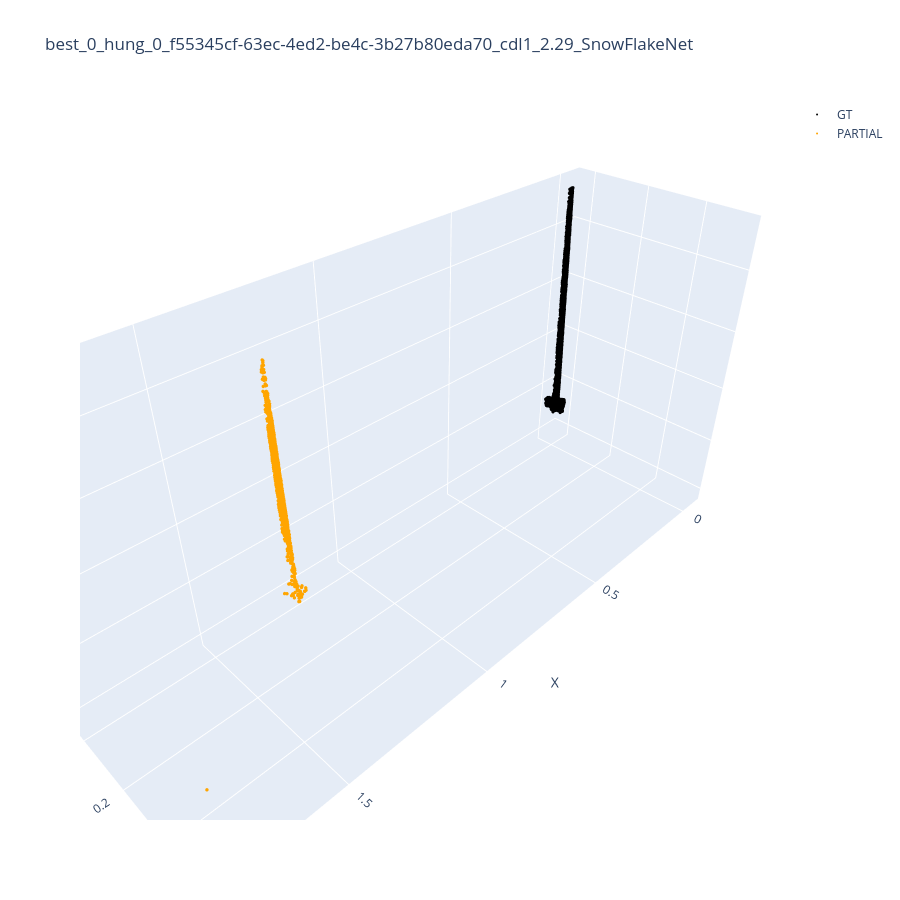
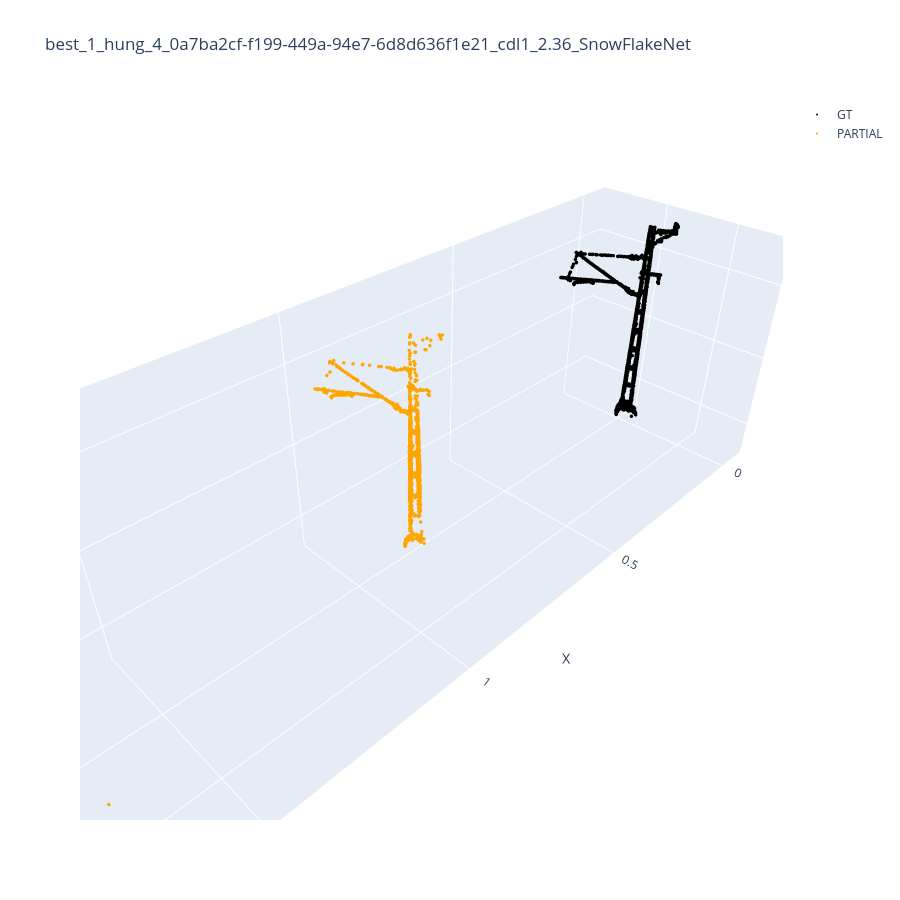
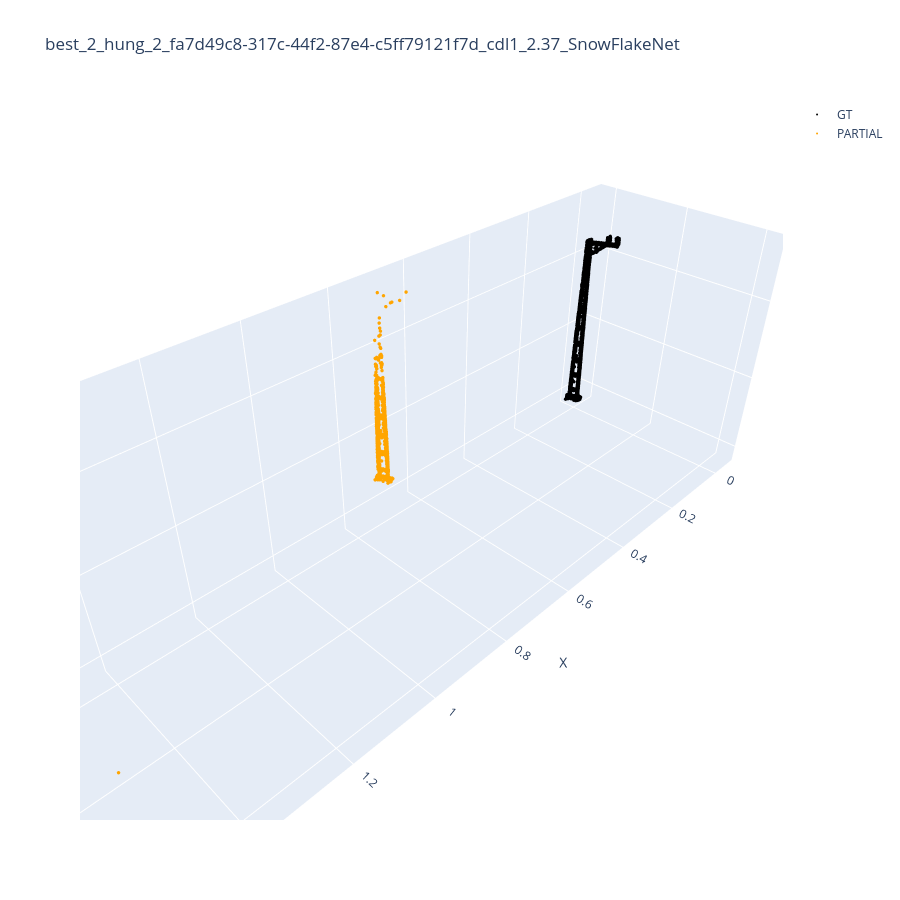
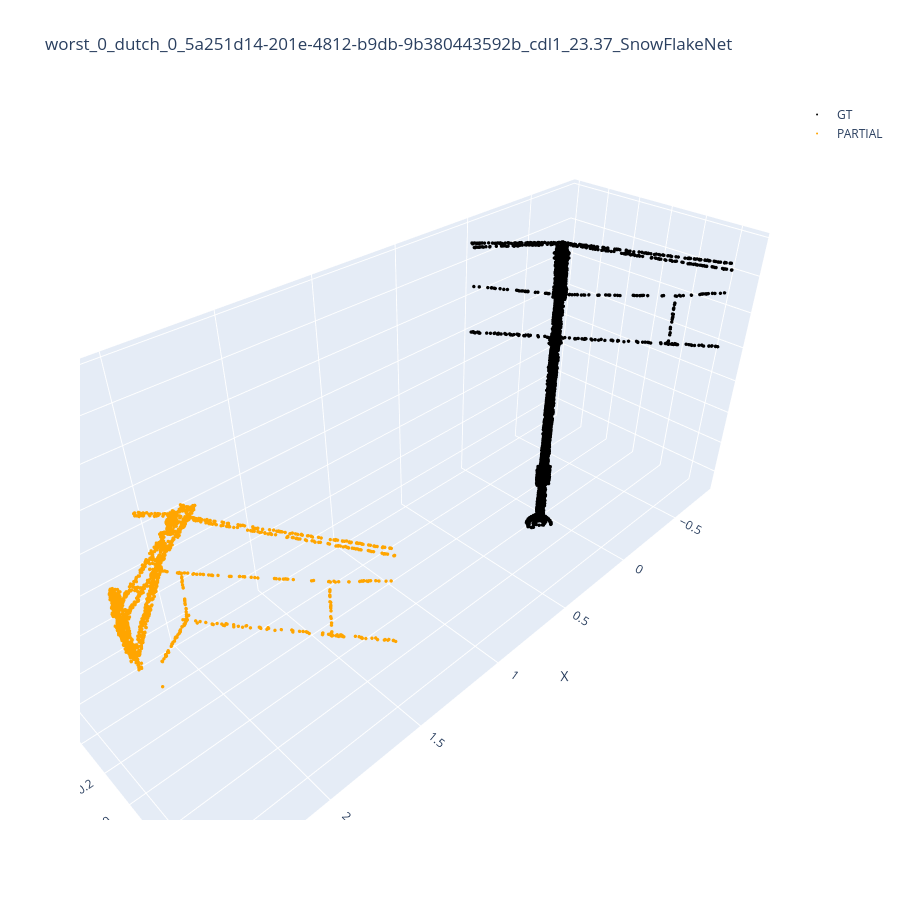

Write notebook code for charts like these, in order.
### Code cell
visualize_main("SnowFlakeNet")

### Figure 1 — Plotly figure (JSON) as saved in the notebook; plotly's stock layout.template omitted (floating-point values rounded to 4 significant figures; data arrays with more than 128 entries replaced by an {"elided": "..."} marker saying what was removed)
{"data": [{"marker": {"color": "black", "size": 2}, "mode": "markers", "name": "GT", "type": "scatter3d", "x": {"elided": "5000 float values"}, "y": {"elided": "5000 float values"}, "z": {"elided": "5000 float values"}}, {"marker": {"color": "orange", "size": 2}, "mode": "markers", "name": "PARTIAL", "type": "scatter3d", "x": {"elided": "2048 float values"}, "y": {"elided": "2048 float values"}, "z": {"elided": "2048 float values"}}], "layout": {"height": 900, "scene": {"aspectmode": "data", "xaxis": {"title": {"text": "X"}}, "yaxis": {"title": {"text": "Y"}}, "zaxis": {"title": {"text": "Z"}}}, "showlegend": true, "title": {"text": "best_0_hung_0_f55345cf-63ec-4ed2-be4c-3b27b80eda70_cdl1_2.29_SnowFlakeNet"}}}

### Figure 2 — Plotly figure (JSON) as saved in the notebook; plotly's stock layout.template omitted (floating-point values rounded to 4 significant figures; data arrays with more than 128 entries replaced by an {"elided": "..."} marker saying what was removed)
{"data": [{"marker": {"color": "black", "size": 2}, "mode": "markers", "name": "GT", "type": "scatter3d", "x": {"elided": "5000 float values"}, "y": {"elided": "5000 float values"}, "z": {"elided": "5000 float values"}}, {"marker": {"color": "orange", "size": 2}, "mode": "markers", "name": "PARTIAL", "type": "scatter3d", "x": {"elided": "2048 float values"}, "y": {"elided": "2048 float values"}, "z": {"elided": "2048 float values"}}], "layout": {"height": 900, "scene": {"aspectmode": "data", "xaxis": {"title": {"text": "X"}}, "yaxis": {"title": {"text": "Y"}}, "zaxis": {"title": {"text": "Z"}}}, "showlegend": true, "title": {"text": "best_1_hung_4_0a7ba2cf-f199-449a-94e7-6d8d636f1e21_cdl1_2.36_SnowFlakeNet"}}}

### Figure 3 — Plotly figure (JSON) as saved in the notebook; plotly's stock layout.template omitted (floating-point values rounded to 4 significant figures; data arrays with more than 128 entries replaced by an {"elided": "..."} marker saying what was removed)
{"data": [{"marker": {"color": "black", "size": 2}, "mode": "markers", "name": "GT", "type": "scatter3d", "x": {"elided": "5000 float values"}, "y": {"elided": "5000 float values"}, "z": {"elided": "5000 float values"}}, {"marker": {"color": "orange", "size": 2}, "mode": "markers", "name": "PARTIAL", "type": "scatter3d", "x": {"elided": "2048 float values"}, "y": {"elided": "2048 float values"}, "z": {"elided": "2048 float values"}}], "layout": {"height": 900, "scene": {"aspectmode": "data", "xaxis": {"title": {"text": "X"}}, "yaxis": {"title": {"text": "Y"}}, "zaxis": {"title": {"text": "Z"}}}, "showlegend": true, "title": {"text": "best_2_hung_2_fa7d49c8-317c-44f2-87e4-c5ff79121f7d_cdl1_2.37_SnowFlakeNet"}}}

### Figure 4 — Plotly figure (JSON) as saved in the notebook; plotly's stock layout.template omitted (floating-point values rounded to 4 significant figures; data arrays with more than 128 entries replaced by an {"elided": "..."} marker saying what was removed)
{"data": [{"marker": {"color": "black", "size": 2}, "mode": "markers", "name": "GT", "type": "scatter3d", "x": {"elided": "5000 float values"}, "y": {"elided": "5000 float values"}, "z": {"elided": "5000 float values"}}, {"marker": {"color": "orange", "size": 2}, "mode": "markers", "name": "PARTIAL", "type": "scatter3d", "x": {"elided": "2048 float values"}, "y": {"elided": "2048 float values"}, "z": {"elided": "2048 float values"}}], "layout": {"height": 900, "scene": {"aspectmode": "data", "xaxis": {"title": {"text": "X"}}, "yaxis": {"title": {"text": "Y"}}, "zaxis": {"title": {"text": "Z"}}}, "showlegend": true, "title": {"text": "worst_0_dutch_0_5a251d14-201e-4812-b9db-9b380443592b_cdl1_23.37_SnowFlakeNet"}}}
